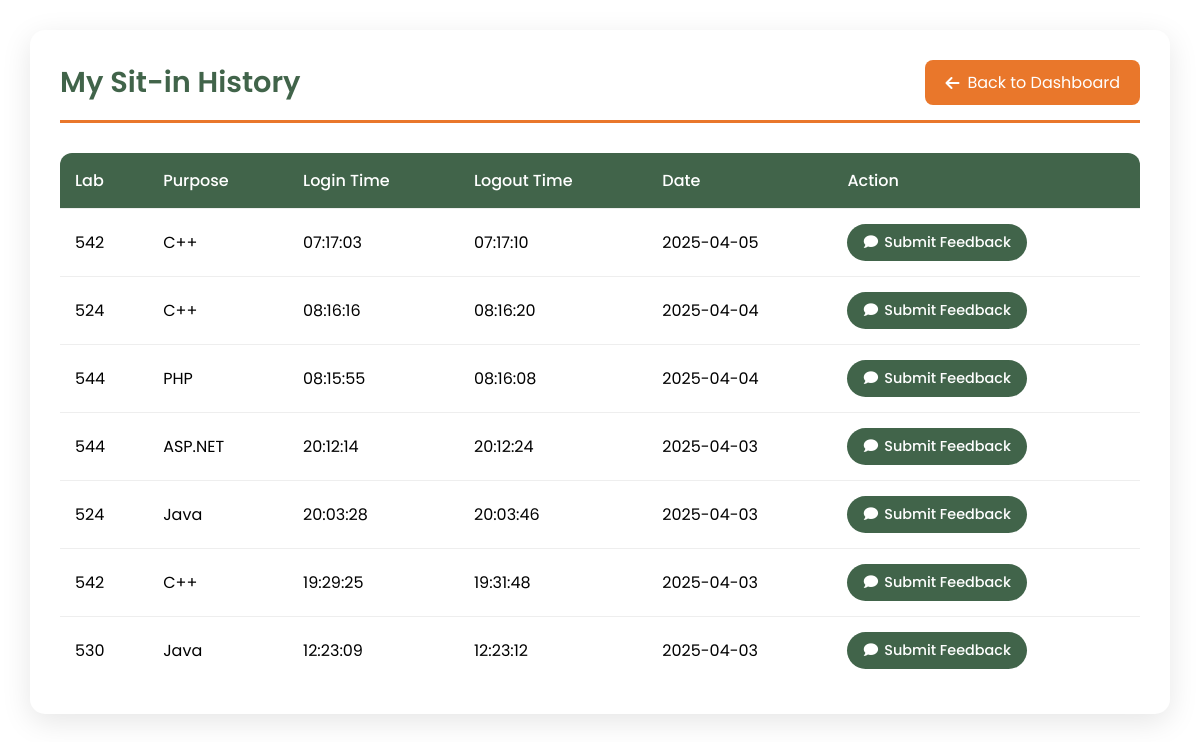
Page /history (signed in) on the earlier database version.
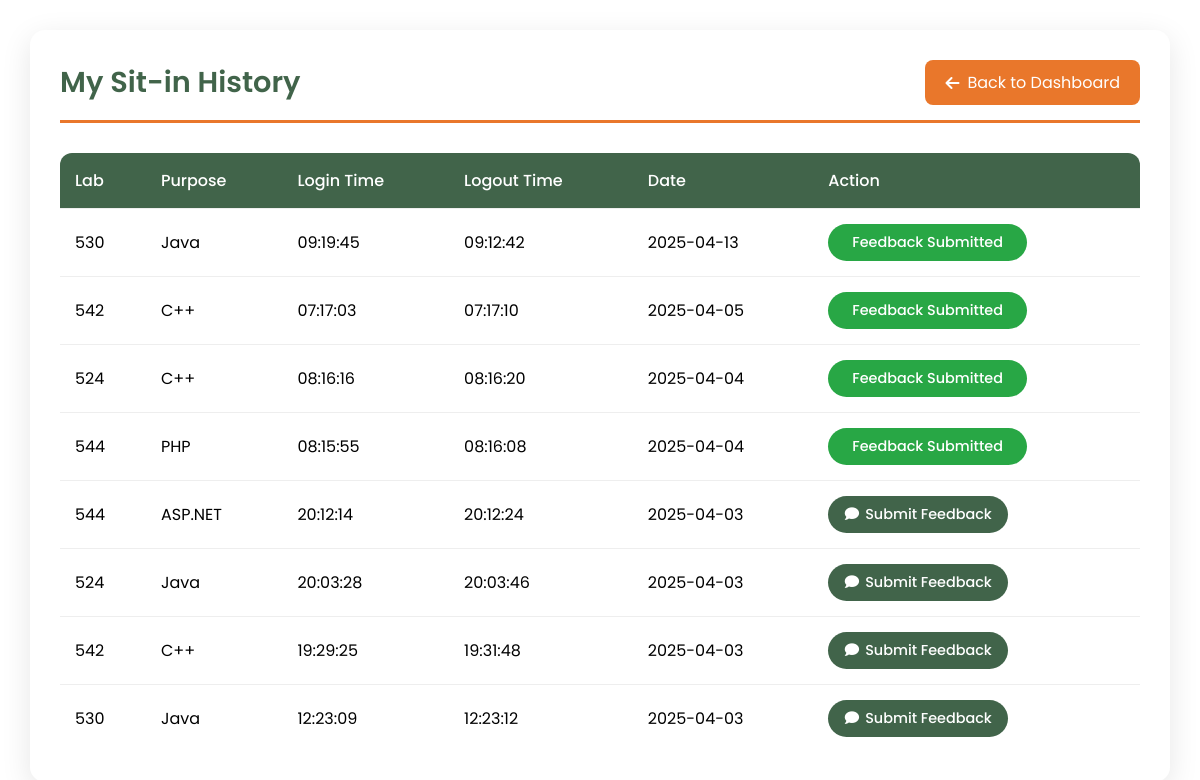
Same page on the later database version.
### tables this page shows
CREATE TABLE sit_in_records (
            id INTEGER PRIMARY KEY AUTOINCREMENT,
            id_number TEXT NOT NULL,
            purpose TEXT NOT NULL,
            lab TEXT NOT NULL,
            login_time TEXT NOT NULL,
            logout_time TEXT,
            date TEXT NOT NULL, feedback_submitted INTEGER DEFAULT 0,
            FOREIGN KEY (id_number) REFERENCES users(idno)
        );

### app.py (the view, shortened to what this page needs)
@app.route('/history', methods=['GET', 'POST'])
def sit_history():
    if 'user_id' not in session:
        flash("Please log in first!", "danger")
        return redirect(url_for('login'))
    user_id = session['user_id']
    conn = sqlite3.connect("users.db")
    cursor = conn.cursor()
    cursor.execute("SELECT idno FROM users WHERE id = ?", (user_id,))
    user = cursor.fetchone()
    if not user:
        flash("User not found!", "danger")
        return redirect(url_for('login'))
    id_number = user[0]
    cursor.execute("""
        SELECT
            s.lab,
            s.purpose,
            s.login_time,
            s.logout_time,
            s.date,
            COALESCE(s.feedback_submitted, 0) as has_feedback
        FROM sit_in_records s
        WHERE s.id_number = ?
        ORDER BY s.date DESC, s.login_time DESC
    """, (id_number,))
    history = cursor.fetchall()
    conn.close()
    return render_template('history.html', history=history)

### templates/history.html (shortened to what this page needs)
<!DOCTYPE html>
<html lang="en">
<head>
    <link rel="stylesheet" href="https://cdnjs.cloudflare.com/ajax/libs/font-awesome/6.0.0/css/all.min.css">
</head>
<body>
    <div class="container">
        <div class="header">
            <h2>My Sit-in History</h2>
            <a href="{{ url_for('student_dashboard') }}" class="back-btn">
                <i class="fas fa-arrow-left"></i>
                Back to Dashboard
            </a>
        </div>
        {% if history %}
        <table>
            <thead>
                <tr>
                    <th>Lab</th>
                    <th>Purpose</th>
                    <th>Login Time</th>
                    <th>Logout Time</th>
                    <th>Date</th>
                    <th>Action</th>
                </tr>
            </thead>
            <tbody>
                {% for record in history %}
                <tr>
                    <td>{{ record[0] }}</td>
                    <td>{{ record[1] }}</td>
                    <td>{{ record[2] }}</td>
                    <td>{{ record[3] or 'Ongoing' }}</td>
                    <td>{{ record[4] }}</td>
                    <td>
                        {% if record[5] == 1 %}
                            <button class="feedback-btn submitted" disabled>
                                Feedback Submitted
                            </button>
                        {% else %}
                            <button class="feedback-btn" onclick="openFeedbackModal('{{ record[0] }}', '{{ record[4] }}')">
                                <i class="fas fa-comment"></i>
                                Submit Feedback
                            </button>
                        {% endif %}
                    </td>
                </tr>
                {% endfor %}
            </tbody>
        </table>
        {% else %}
        <p style="text-align: center; color: #666; padding: 20px;">No sit-in history found.</p>
        {% endif %}
    </div>
</body>
</html>

Differences in the rows shown:
added sit_in_records: lab "530", purpose "Java", login_time "09:19:45", logout_time "09:12:42", date "2025-04-13", shows "Feedback Submitted"
changed sit_in_records (number 2 of 8 on the later page): text "Submit Feedback" → "Feedback Submitted"
changed sit_in_records (number 3 of 8 on the later page): text "Submit Feedback" → "Feedback Submitted"
changed sit_in_records "PHP": text "Submit Feedback" → "Feedback Submitted"
